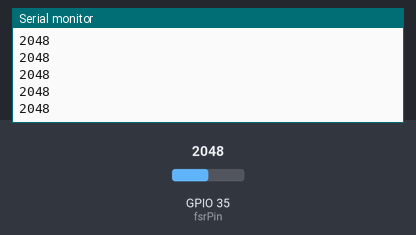
Bench run of a sketch on a simulated ESP32. Shown: the last lines printed to the serial monitor. Inputs (shaded band) come from the test bench; at power-on: GPIO 35 (fsrPin) = 2048.

Above: at 2.2 s.
2.3 s: GPIO 35 (fsrPin) set to 2866
At 3.2 s:
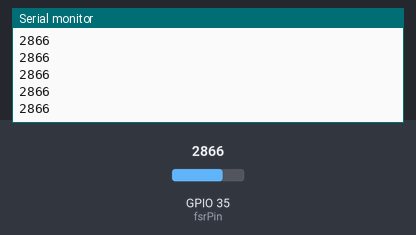
3.8 s: GPIO 35 (fsrPin) set to 3603
At 4.6 s:
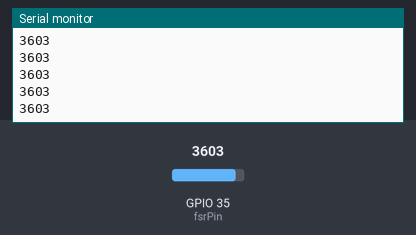
Timing chart, 0 to 6.8 s (numbered marks = the images above; inputs shaded):
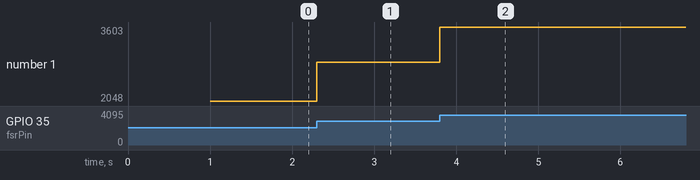

Measured:
- after the input at 2.3 s, the serial monitor: prints a new line at once (image 1)
- after the input at 3.8 s, the serial monitor: prints a new line at once (image 2)
- plotted number 1: 2048 → 2866 after the input at 2.3 s, 2866 → 3603 after the input at 3.8 s

The sketch:

fsr_read_data.ino
```cpp
// Read data from Force Sensitive Resistor on D35

int fsrPin = 35;  //force sensor pin

void setup() {
  pinMode(fsrPin, INPUT);
  Serial.begin(115200);
  delay(1000);
}

void loop() {
  int fsr = analogRead(fsrPin);
  Serial.println(fsr);
  delay(3);

}
```
